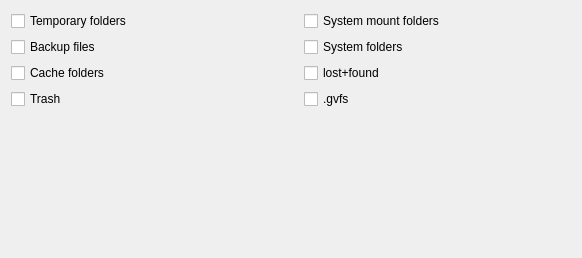
             <widget class="QWidget" name="exclude_templates">
              <property name="geometry">
               <rect>
                <x>0</x>
                <y>0</y>
                <width>582</width>
                <height>258</height>
               </rect>
              </property>
              <attribute name="label">
               <string>Templates</string>
              </attribute>
              <layout class="QGridLayout" name="gridLayout_11">
               <item row="0" column="0">
                <widget class="QCheckBox" name="checkBox_excludeTemp">
                 <property name="sizePolicy">
                  <sizepolicy hsizetype="Minimum" vsizetype="Minimum">
                   <horstretch>0</horstretch>
                   <verstretch>0</verstretch>
                  </sizepolicy>
                 </property>
                 <property name="maximumSize">
                  <size>
                   <width>16777215</width>
                   <height>16777215</height>
                  </size>
                 </property>
                 <property name="font">
                  <font>
                   <weight>50</weight>
                   <bold>false</bold>
                  </font>
                 </property>
                 <property name="cursor">
                  <cursorShape>PointingHandCursor</cursorShape>
                 </property>
                 <property name="toolTip">
                  <string>Exclude all temp folders (**/*tmp*/)</string>
                 </property>
                 <property name="layoutDirection">
                  <enum>Qt::LeftToRight</enum>
                 </property>
                 <property name="text">
                  <string>Temporary folders</string>
                 </property>
                 <property name="checked">
                  <bool>false</bool>
                 </property>
                </widget>
               </item>
               <item row="0" column="2">
                <widget class="QCheckBox" name="checkBox_excludeMount">
                 <property name="sizePolicy">
                  <sizepolicy hsizetype="Minimum" vsizetype="Minimum">
                   <horstretch>0</horstretch>
                   <verstretch>0</verstretch>
                  </sizepolicy>
                 </property>
                 <property name="maximumSize">
                  <size>
                   <width>16777215</width>
                   <height>16777215</height>
                  </size>
                 </property>
                 <property name="font">
                  <font>
                   <weight>50</weight>
                   <bold>false</bold>
                  </font>
                 </property>
                 <property name="cursor">
                  <cursorShape>PointingHandCursor</cursorShape>
                 </property>
                 <property name="toolTip">
                  <string>Exclude system mount folders /mnt &amp; /media (/mnt/*/**, /media/*/**)</string>
                 </property>
                 <property name="layoutDirection">
                  <enum>Qt::LeftToRight</enum>
                 </property>
                 <property name="text">
                  <string>System mount folders</string>
                 </property>
                 <property name="checked">
                  <bool>false</bool>
                 </property>
                </widget>
               </item>
               <item row="1" column="0">
                <widget class="QCheckBox" name="checkBox_excludeBackup">
                 <property name="sizePolicy">
                  <sizepolicy hsizetype="Minimum" vsizetype="Minimum">
                   <horstretch>0</horstretch>
                   <verstretch>0</verstretch>
                  </sizepolicy>
                 </property>
                 <property name="minimumSize">
                  <size>
                   <width>0</width>
                   <height>0</height>
                  </size>
                 </property>
                 <property name="maximumSize">
                  <size>
                   <width>16777215</width>
                   <height>16777215</height>
                  </size>
                 </property>
                 <property name="font">
                  <font>
                   <weight>50</weight>
                   <bold>false</bold>
                  </font>
                 </property>
                 <property name="cursor">
                  <cursorShape>PointingHandCursor</cursorShape>
                 </property>
                 <property name="toolTip">
                  <string>Exclude all backup files &amp; folders (**~)</string>
                 </property>
                 <property name="layoutDirection">
                  <enum>Qt::LeftToRight</enum>
                 </property>
                 <property name="text">
                  <string>Backup files</string>
                 </property>
                 <property name="checked">
                  <bool>false</bool>
                 </property>
                </widget>
               </item>
               <item row="1" column="2">
                <widget class="QCheckBox" name="checkBox_excludeSystem">
                 <property name="sizePolicy">
                  <sizepolicy hsizetype="Minimum" vsizetype="Minimum">
                   <horstretch>0</horstretch>
                   <verstretch>0</verstretch>
                  </sizepolicy>
                 </property>
                 <property name="maximumSize">
                  <size>
                   <width>16777215</width>
                   <height>16777215</height>
                  </size>
                 </property>
                 <property name="font">
                  <font>
                   <weight>50</weight>
                   <bold>false</bold>
                  </font>
                 </property>
                 <property name="cursor">
                  <cursorShape>PointingHandCursor</cursorShape>
                 </property>
                 <property name="toolTip">
                  <string>Exclude system folders /var, /proc, /dev &amp; /sys (/var/**, /proc/**, /dev/**, /sys/**)</string>
                 </property>
                 <property name="layoutDirection">
                  <enum>Qt::LeftToRight</enum>
                 </property>
                 <property name="text">
                  <string>System folders</string>
                 </property>
                 <property name="checked">
                  <bool>false</bool>
                 </property>
                </widget>
               </item>
               <item row="2" column="0">
                <widget class="QCheckBox" name="checkBox_excludeCache">
                 <property name="sizePolicy">
                  <sizepolicy hsizetype="Minimum" vsizetype="Minimum">
                   <horstretch>0</horstretch>
                   <verstretch>0</verstretch>
                  </sizepolicy>
                 </property>
                 <property name="maximumSize">
                  <size>
                   <width>16777215</width>
                   <height>16777215</height>
                  </size>
                 </property>
                 <property name="font">
                  <font>
                   <weight>50</weight>
                   <bold>false</bold>
                  </font>
                 </property>
                 <property name="cursor">
                  <cursorShape>PointingHandCursor</cursorShape>
                 </property>
                 <property name="toolTip">
                  <string>Exclude all cache folders (**/*cache*/ &amp; **/*Cache*/)</string>
                 </property>
                 <property name="layoutDirection">
                  <enum>Qt::LeftToRight</enum>
                 </property>
                 <property name="text">
                  <string>Cache folders</string>
                 </property>
                 <property name="checked">
                  <bool>false</bool>
                 </property>
                </widget>
               </item>
               <item row="2" column="2">
                <widget class="QCheckBox" name="checkBox_excludeLostFound">
                 <property name="sizePolicy">
                  <sizepolicy hsizetype="Minimum" vsizetype="Minimum">
                   <horstretch>0</horstretch>
                   <verstretch>0</verstretch>
                  </sizepolicy>
                 </property>
                 <property name="maximumSize">
                  <size>
                   <width>16777215</width>
                   <height>16777215</height>
                  </size>
                 </property>
                 <property name="font">
                  <font>
                   <weight>50</weight>
                   <bold>false</bold>
                  </font>
                 </property>
                 <property name="cursor">
                  <cursorShape>PointingHandCursor</cursorShape>
                 </property>
                 <property name="toolTip">
                  <string>Exclude all &quot;lost+found&quot; folders (**/lost+found*/)</string>
                 </property>
                 <property name="layoutDirection">
                  <enum>Qt::LeftToRight</enum>
                 </property>
                 <property name="text">
                  <string>lost+found</string>
                 </property>
                 <property name="checked">
                  <bool>false</bool>
                 </property>
                </widget>
               </item>
               <item row="3" column="0">
                <widget class="QCheckBox" name="checkBox_excludeTrash">
                 <property name="sizePolicy">
                  <sizepolicy hsizetype="Minimum" vsizetype="Minimum">
                   <horstretch>0</horstretch>
                   <verstretch>0</verstretch>
                  </sizepolicy>
                 </property>
                 <property name="maximumSize">
                  <size>
                   <width>16777215</width>
                   <height>16777215</height>
                  </size>
                 </property>
                 <property name="font">
                  <font>
                   <weight>50</weight>
                   <bold>false</bold>
                  </font>
                 </property>
                 <property name="cursor">
                  <cursorShape>PointingHandCursor</cursorShape>
                 </property>
                 <property name="toolTip">
                  <string>Exclude all user's trash folders (**/*Trash*/, **/*trash*/)</string>
                 </property>
                 <property name="layoutDirection">
                  <enum>Qt::LeftToRight</enum>
                 </property>
                 <property name="text">
                  <string>Trash</string>
                 </property>
                 <property name="checked">
                  <bool>false</bool>
                 </property>
                </widget>
               </item>
               <item row="3" column="2">
                <widget class="QCheckBox" name="checkBox_excludeGVFS">
                 <property name="sizePolicy">
                  <sizepolicy hsizetype="Minimum" vsizetype="Minimum">
                   <horstretch>0</horstretch>
                   <verstretch>0</verstretch>
                  </sizepolicy>
                 </property>
                 <property name="maximumSize">
                  <size>
                   <width>16777215</width>
                   <height>16777215</height>
                  </size>
                 </property>
                 <property name="font">
                  <font>
                   <weight>50</weight>
                   <bold>false</bold>
                  </font>
                 </property>
                 <property name="cursor">
                  <cursorShape>PointingHandCursor</cursorShape>
                 </property>
                 <property name="toolTip">
                  <string>Exclude all user's .gvfs folders (**/.gvfs/)</string>
                 </property>
                 <property name="layoutDirection">
                  <enum>Qt::LeftToRight</enum>
                 </property>
                 <property name="text">
                  <string notr="true">.gvfs</string>
                 </property>
                 <property name="checked">
                  <bool>false</bool>
                 </property>
                </widget>
               </item>
               <item row="4" column="1">
                <spacer name="verticalSpacer">
                 <property name="orientation">
                  <enum>Qt::Vertical</enum>
                 </property>
                 <property name="sizeHint" stdset="0">
                  <size>
                   <width>20</width>
                   <height>2</height>
                  </size>
                 </property>
                </spacer>
               </item>
              </layout>
             </widget>
